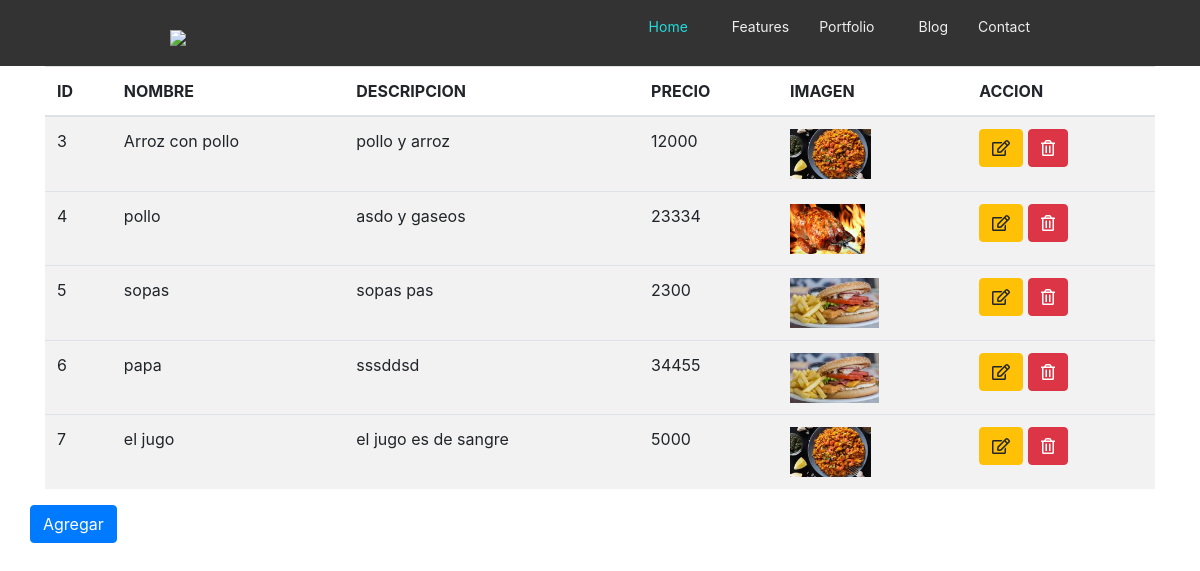
The page /Personal/Admin/Platos-Crear.php on the database its author committed.
### tables this page shows
CREATE TABLE `plato` (
  `idPlato` int(11) NOT NULL COMMENT 'identificador unico',
  `nombre` varchar(45) NOT NULL COMMENT 'nombre del plato',
  `descripcion` varchar(45) NOT NULL COMMENT 'breve descripcion del plato',
  `imagen` text NOT NULL,
  `precio` varchar(45) NOT NULL COMMENT 'precio del plato'
);

### Personal/Admin/Platos-Crear.php (the view, shortened to what this page needs)
<!DOCTYPE html>
<html>
<head>
    <link rel="stylesheet" href="https://maxcdn.bootstrapcdn.com/bootstrap/4.0.0/css/bootstrap.min.css">
</head>
<body>
  <header>
      <?php
        include("Menu-Admin.php");
      ?>
  </header>
    <div class="container">
        <table class="table table-striped">
            <thead>
                <tr>
                    <th>ID</th>
                    <th>NOMBRE</th>
                    <th>DESCRIPCION</th>
                    <th>PRECIO</th>
                    <th>IMAGEN</th>
                    <th>ACCION</th>
                </tr>
            </thead>
            <tbody>
            <?php
                class Platos
                {
                    public function listar()
                    {
                        include ('conexion.php');
                        $sql = "SELECT * FROM Plato";
                        if (!$result = $db->query($sql))
                        {
                            die('No hace consulta a platos ['.$db->error.']');
                        }
                        while ($row = $result->fetch_assoc())
                        {
                            $IIdPlato=stripslashes($row["idPlato"]);
                            $NNombre=stripslashes($row["nombre"]);
                            $DDescripcion=stripslashes($row["descripcion"]);
                            $PPrecio=stripslashes($row["precio"]);
                            $IImagen=stripslashes($row["imagen"]);
                            $folder = '../../Cliente/productos/';
                            $imagen = $folder.$IImagen;
                            echo"<tr>";
                                echo"<td>$IIdPlato</td>";
                                echo"<td>$NNombre</td>";
                                echo"<td>$DDescripcion</td>";
                                echo"<td>$PPrecio</td>";
                                if ($IImagen == '') {
                                    echo "<td>Sin asignar imagen</td>";
                                }else{
                                    echo'<td><a  target="_blank" href="'.$imagen.'"><img height="50" src="'.$imagen.'"></a></td>';
                                }
                                echo"<td>
                                    <a href='Platos-Editar.php?idPlato=".$IIdPlato."' class='btn btn-warning'>
                                        <i class='far fa-edit'></i>
                                    </a>
                                    <button type='button' class='btn btn-danger EliminarPlato' value='".$IIdPlato."'>
                                        <i class='far fa-trash-alt'></i>
                                    </button>
                                    </td>";
                            echo"<tr>";
                        }
                    }
                }
                $nuevo=new Platos();
                $nuevo->listar();
            ?>
            </tbody>
        </table>
        <div class="row">
            <button type="button" class="btn btn-primary" data-toggle="modal" data-target="#myModal">Agregar</button>
        </div>
    </div>
</body>
</html>

### Personal/Admin/Menu-Admin.php (shortened to what this page needs)
<div id="wrap">
	<header>
		<div class="inner relative">
			<a class="logo" href="http://www.freshdesignweb.com"><img src="" alt="fresh design web"></a>
			<nav id="navigation">
				<ul id="main-menu">
					<li class="current-menu-item"><a href="http://www.freshdesignweb.com">Home</a></li>
					<li class="parent">
						<a href="http://www.freshdesignweb.com/responsive-drop-down-menu-jquery-css3-using-icon-symbol.html">Features</a>
					</li>
					<li><a href="http://www.freshdesignweb.com/responsive-drop-down-menu-jquery-css3-using-icon-symbol.html">Portfolio</a></li>
					<li class="parent">
						<a href="http://www.freshdesignweb.com/responsive-drop-down-menu-jquery-css3-using-icon-symbol.html">Blog</a>
					</li>
					<li><a href="http://www.freshdesignweb.com/responsive-drop-down-menu-jquery-css3-using-icon-symbol.html">Contact</a></li>
				</ul>
			</nav>
		</div>
	</header>
</div>

### Personal/Admin/Menu-Admin.php (style rules this page uses)
a { color: #23dbdb; text-decoration: none; }
ol, ul { list-style: none; padding:0px; margin:0px; }
#wrap { margin: 0 auto; }
.inner { margin: 0 auto; max-width: 940px; padding: 0 40px; }
.relative { position: relative; }
#wrap > header { background-color: #333; padding-top: 20px; padding-bottom: 20px; }
.logo { display: inline-block; font-size: 0; }
#navigation { position: absolute; right: 40px; bottom: 0px; }
#main-menu { float: right; font-size: 0; margin: 10px 0; }
#main-menu > li { display: inline-block; margin-left: 30px; padding: 2px 0; }
#main-menu > li.parent > a { padding-left: 14px; }
#main-menu > li > a { color: #eee; font-size: 14px; line-height: 14px; padding: 30px 0; text-decoration:none; }
#main-menu > li:hover > a, #main-menu > li.current-menu-item > a { color: #23dbdb; }
#main-menu li { position: relative; }

### rows shown on the page
plato: idPlato "3", nombre "Arroz con pollo", descripcion "pollo y arroz", precio "12000", imagen (picture)
plato: idPlato "4", nombre "pollo", descripcion "asdo y gaseos", precio "23334", imagen (picture)
plato: idPlato "5", nombre "sopas", descripcion "sopas pas", precio "2300", imagen (picture)
plato: idPlato "6", nombre "papa", descripcion "sssddsd", precio "34455", imagen (picture)
plato: idPlato "7", nombre "el jugo", descripcion "el jugo es de sangre", precio "5000", imagen (picture)
